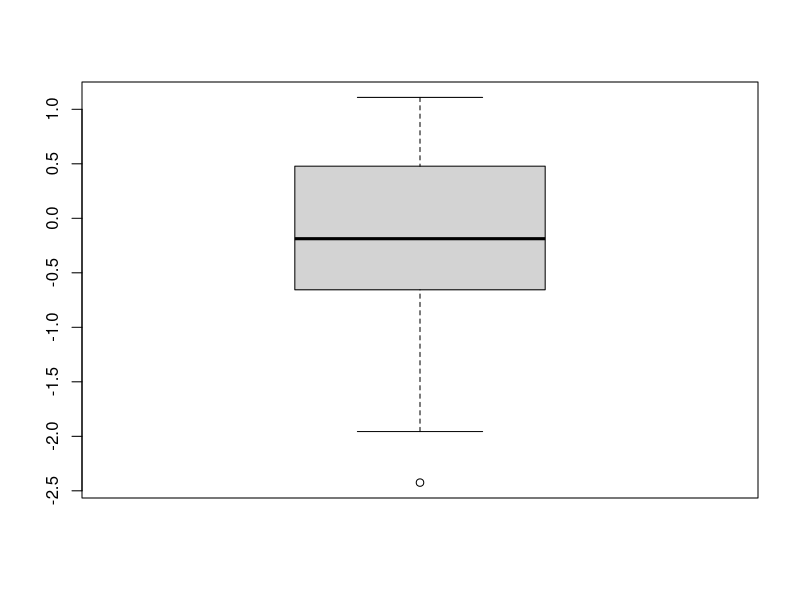
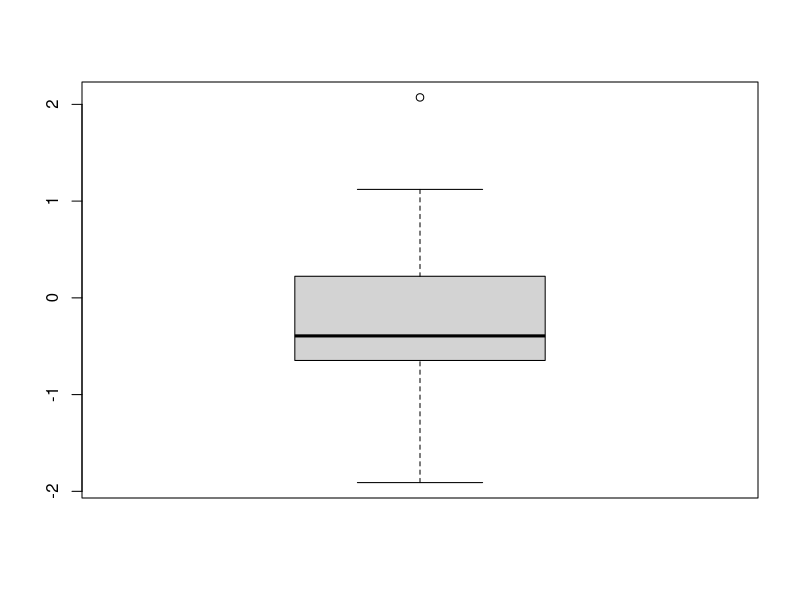

The R source for these figures, in order:
## ---- chunk 1
x=rnorm(20)
boxplot(x)
## ---- chunk 2
x=rnorm(20)
boxplot(x)
